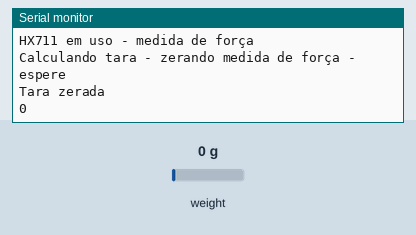
Simulated run of this sketch. Board: ESP32. Shown: the last lines printed to the serial monitor. Inputs (shaded band) come from the test bench; at power-on: weight on the scale 0 g.

Above: at 2.1 s.
2.2 s: weight on the scale set to 100 g
At 3.5 s:
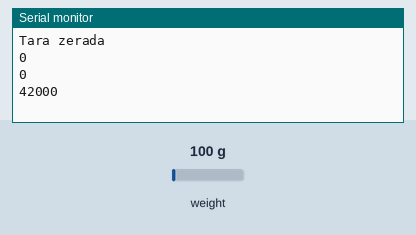
5.2 s: weight on the scale set to 1250 g
At 6.0 s:
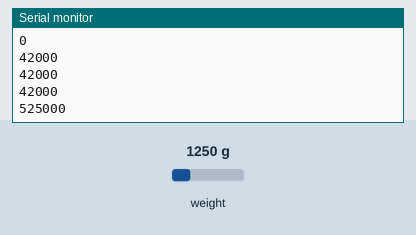
7.6 s: weight on the scale set to 2500 g
At 8.4 s:
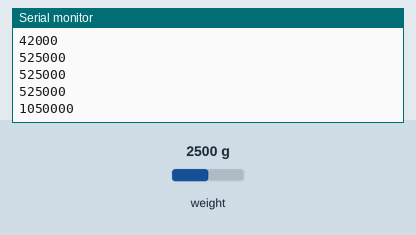

The sketch:

Prototipo_HX711.ino
```cpp
// (licence header left out)
#include <Arduino.h>
#include "HX711.h"
#include "soc/rtc.h"

// HX711 circuit wiring
const int LOADCELL_DOUT_PIN = 18;
const int LOADCELL_SCK_PIN = 4;

HX711 scale;

void setup() {
  Serial.begin(115200);
  //rtc_clk_cpu_freq_set(RTC_CPU_FREQ_80M);
  Serial.println("HX711 em uso - medida de força");

  //Serial.println("Initializing the scale");

  scale.begin(LOADCELL_DOUT_PIN, LOADCELL_SCK_PIN);

  /*Serial.println("Before setting up the scale:");
  Serial.print("read: \t\t");
  Serial.println(scale.read());      // print a raw reading from the ADC

  Serial.print("read average: \t\t");
  Serial.println(scale.read_average(20));   // print the average of 20 readings from the ADC

  Serial.print("get value: \t\t");
  Serial.println(scale.get_value(5));   // print the average of 5 readings from the ADC minus the tare weight (not set yet)

  Serial.print("get units: \t\t");
  Serial.println(scale.get_units(5), 1);  // print the average of 5 readings from the ADC minus tare weight (not set) divided
            // by the SCALE parameter (not set yet)
            */

  //>>>    calibration factor = (reading)/(known weight)
  //scale.set_scale(1419); // this value is obtained by calibrating the scale with known weights; see the README for details
  //scale.set_scale(-471.497);
  Serial.println("Calculando tara - zerando medida de força - espere");
  scale.tare(5);     // set the OFFSET value for tare weight; times = how many times to read the tare value
  Serial.println("Tara zerada");
while(1)
  {
    Serial.printf("%-8.0f\n",(float)scale.get_value(8));   // print the average of X readings from the ADC
  }

  /*Serial.print("read: \t\t");
  Serial.println(scale.read());                 // print a raw reading from the ADC

  Serial.print("read average: \t\t");
  Serial.println(scale.read_average(20));       // print the average of 20 readings from the ADC

  Serial.print("get value: \t\t");
  Serial.println(scale.get_value(5));   // print the average of 5 readings from the ADC minus the tare weight, set with tare()

  Serial.print("get units: \t\t");
  Serial.println(scale.get_units(5), 1);        // print the average of 5 readings from the ADC minus tare weight, divided
            // by the SCALE parameter set with set_scale
*/

}

void loop() {
  /*Serial.print("one reading:\t");
  Serial.print(scale.get_units(), 1);
  Serial.print("\t| average:\t");
  Serial.println(scale.get_units(10), 5);

  scale.power_down();             // put the ADC in sleep mode
  delay(5000);
  scale.power_up();*/

  //Mutley, faça alguma coisa!!!
}
```

Measured:
- after the input at 2.2 s, the serial monitor: prints a new line after 0.70 s (image 1)
- after the input at 5.2 s, the serial monitor: prints a new line after 0.10 s (image 2)
- after the input at 7.6 s, the serial monitor: prints a new line after 0.10 s (image 3)
